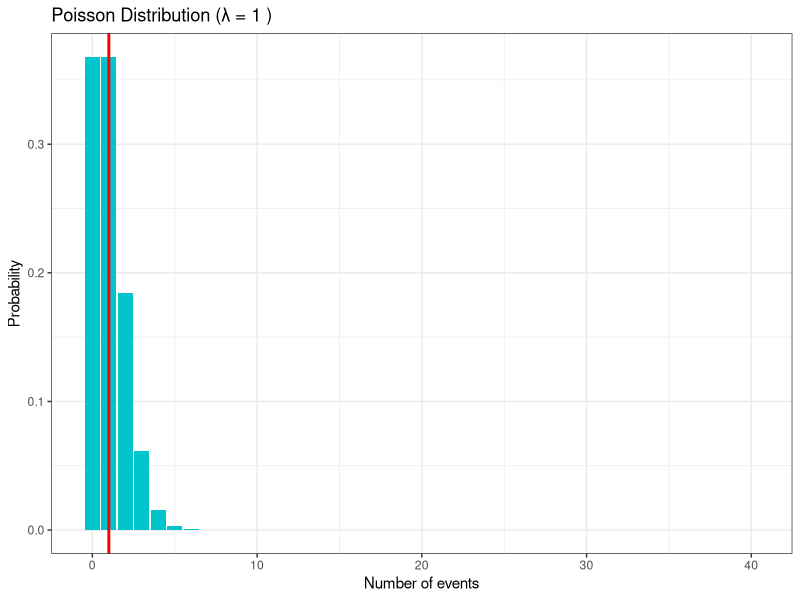
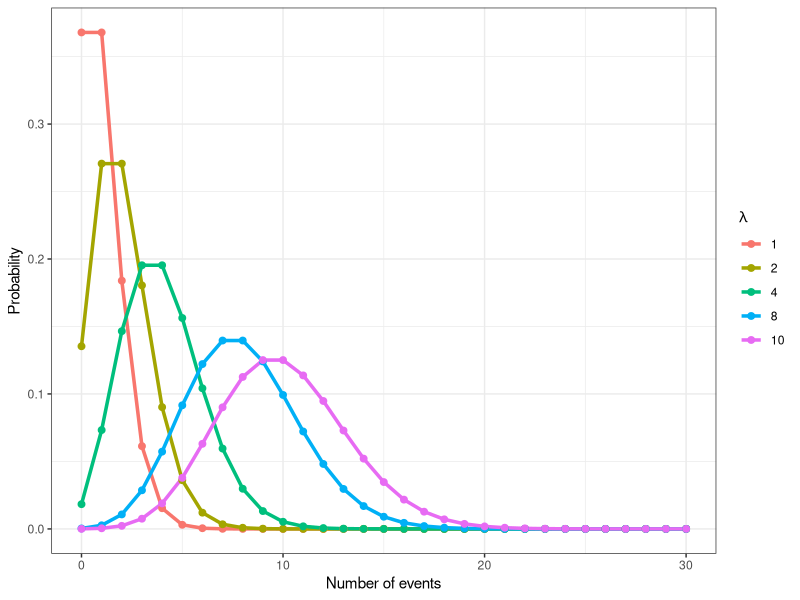
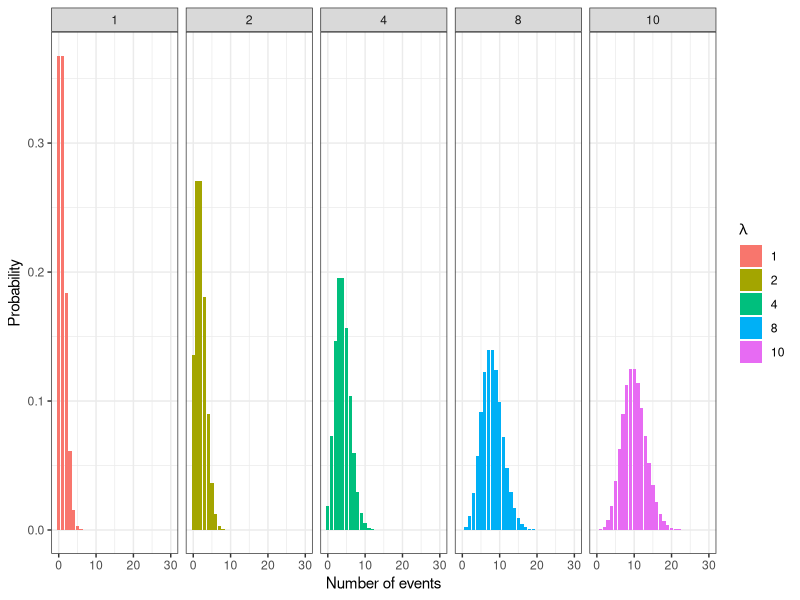

Source code (R) for these figures, in order:
## ---- chunk 1

library(tidyverse)

# Change this number
lambda <- 1

# Possible counts
counts <- 0:40

# Poisson probabilities
pois_data <- tibble(
  count = counts,
  probability = dpois(counts, lambda = lambda)
)

# Plot
ggplot(pois_data, aes(x = count, y = probability)) +
  geom_col(fill = "turquoise3") +
  geom_vline(xintercept = lambda,
             linetype = "solid",
             color = "red", size = 1) + # the mean / lambda
  labs(
    title = paste("Poisson Distribution (λ =", lambda, ")"),
    x = "Number of events",
    y = "Probability"
  ) +
  theme_bw()

# The red line marks λ, the expected (average) number of events. As λ increases, the whole distribution shifts to the right and spreads out.
## ---- chunk 2
# Values of lambda to compare
lambdas <- c(1, 2, 4, 8, 10)

# Possible counts
counts <- 0:30

# Create dataset
pois_data2 <- expand.grid(
  count = counts,
  lambda = lambdas
) %>%
  mutate(
    probability = dpois(count, lambda)
  )

# Plot
ggplot(pois_data2,
       aes(x = count,
           y = probability,
           color = factor(lambda))) +
  geom_line(size = 1.2) +
  geom_point(size = 2) +
  labs(
    x = "Number of events",
    y = "Probability",
    color = expression(lambda)
  ) +
  theme_bw()

ggplot(pois_data2,
       aes(count, probability)) +
  geom_col(aes(fill = as.factor(lambda))) +
  facet_wrap(~lambda, nrow = 1) +
  labs(
    x = "Number of events",
    y = "Probability",
    fill = expression(lambda)
  ) +
  theme_bw()
